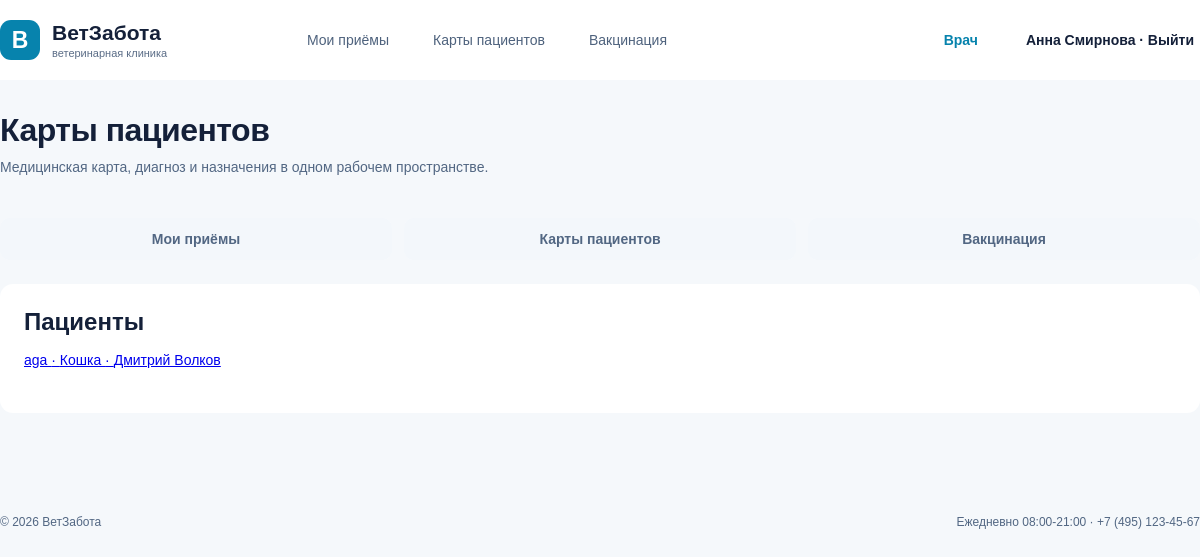
Page /doctor/?tab=patients (signed in) on the committed database.
### vetclinic/models.py (models this page shows, shortened)
class Pet(models.Model):
    owner = models.ForeignKey(Owner, on_delete=models.CASCADE)
    species = models.ForeignKey(Species, on_delete=models.PROTECT)
    name = models.CharField(max_length=80)
    birth_date = models.DateField()
    breed = models.CharField(max_length=100, blank=True)
    sex = models.CharField(max_length=30, blank=True)
    chip = models.CharField(max_length=50, blank=True)
    passport = models.CharField(max_length=50, blank=True)

class Species(models.Model):
    name = models.CharField(max_length=50)
    def __str__(self):
        return self.name

class Owner(models.Model):
    user = models.OneToOneField(User, on_delete=models.CASCADE)
    phone = models.CharField(max_length=30, blank=True)
    reminder_days = models.IntegerField(default=14)
    def __str__(self):
        full_name = self.user.get_full_name()
        if full_name != '':
            return full_name
        else:
            return self.user.username

### vetclinic/views.py (the view, shortened to what this page needs)
# urls.py: path('doctor/', views.doctor_page, name='doctor'),
@login_required
def doctor_page(request, pk=None):
    if user_role(request.user) != 'doctor':
        messages.error(request, 'Доступно только для врача.')
        return redirect('home')
    try:
        doctor = Doctor.objects.get(user=request.user)
    except Exception:
        return redirect('home')
    appointments = []
    for appt in Appointment.objects.all():
        if appt.doctor == doctor and appt.status != 'Отменён':
            appointments.append(appt)
    appointment = None
    if pk is not None:
        try:
            appointment = Appointment.objects.get(id=pk)
        except Exception:
            return redirect('doctor')
    else:
        for appt in appointments:
            if appt.status in ['Ожидает', 'Подтверждён']:
                appointment = appt
                break
        if appointment is None and len(appointments) > 0:
            appointment = appointments[0]
    shots = []
    treatment = None
    context = base_context(request)
    context.update({
        'appt': appointment,
        'appointments': appointments,
        'shots': shots,
        'treatment': treatment,
        'tab': request.GET.get('tab', 'visits'),
        'patients': Pet.objects.all(),
    })
    return render(request, 'doctor.html', context)

### vetclinic/views.py (called while the page is built)
def user_role(user):
    if not user.is_authenticated:
        return 'guest'
    if user.is_superuser:
        return 'admin'
    for doctor in Doctor.objects.all():
        if doctor.user == user:
            return 'doctor'
    return 'owner'

def base_context(request, active=''):
    return {
        'role': user_role(request.user),
        'today': date.today(),
        'active': active,
    }

### vetclinic/templates/doctor.html (shortened to what this page needs)
{% extends 'base.html' %}
{% block content %}
    <h1>
    {% if tab == 'patients' %}
        Карты пациентов
    {% elif tab == 'vaccines' %}
        Вакцинация
    {% else %}
        Приём пациента
    {% endif %}
    </h1>
    <p class="subtitle"> Медицинская карта, диагноз и назначения в одном рабочем пространстве. </p>
    <div class="tabs">
        <a class="tab" href="{% url 'doctor' %}"> Мои приёмы </a>
        <a class="tab" href="{% url 'doctor' %}?tab=patients"> Карты пациентов </a>
        <a class="tab" href="{% url 'doctor' %}?tab=vaccines"> Вакцинация </a>
    </div>
    {% if tab == 'patients' %}
        <section class="card">
            <h2> Пациенты </h2>
            {% for pet in patients %}
                <p> <a href="{% url 'pet_detail' pet.pk %}"> {{ pet.name }} · {{ pet.species }} · {{ pet.owner }} </a> </p>
            {% empty %}
                <p> Пациентов пока нет. </p>
            {% endfor %}
        </section>
    {% endif %}
{% endblock %}

### vetclinic/templates/base.html (shortened to what this page needs)
{% load static %}
<!doctype html>
<html lang="ru">
    <head>
        <link rel="stylesheet" href="{% static 'style.css' %}">
    </head>
    <body>
        <header>
            <div class="bar">
                <a class="brand" href="{% url 'home' %}"> <b> В </b> <span> <strong> ВетЗабота </strong> <small> ветеринарная клиника </small> </span> </a>
                <nav>
                    {% if role == 'owner' %}
                        <a href="{% url 'pets' %}">Питомцы</a>
                        <a href="{% url 'vaccinations' %}">Прививки</a>
                        <a href="{% url 'reminders' %}">Напоминания</a>
                        <a href="{% url 'history' %}">История</a>
                        <a href="{% url 'book' %}">Запись</a>
                    {% elif role == 'doctor' %}
                        <a href="{% url 'doctor' %}">Мои приёмы</a>
                        <a href="{% url 'doctor' %}?tab=patients">Карты пациентов</a>
                        <a href="{% url 'doctor' %}?tab=vaccines">Вакцинация</a>
                    {% elif role == 'admin' %}
                        <a href="{% url 'clinic' %}">Журнал записей</a>
                        <a href="{% url 'clinic' %}?tab=schedule">Расписание</a>
                        <a href="{% url 'clinic' %}?tab=owners">Владельцы</a>
                        <a href="{% url 'clinic' %}?tab=reference">Справочники</a>
                    {% endif %}
                </nav>
                <span class="role">
                {% if role == 'owner' %}
                    Владелец
                {% elif role == 'doctor' %}
                    Врач
                {% elif role == 'admin' %}
                    Администратор
                {% else %}
                    Гость
                {% endif %}
                </span>
                {% if user.is_authenticated %}
                    <form method="post" action="{% url 'logout' %}">
                        {% csrf_token %} <button class="logout" title="Выйти"> {{ user.get_full_name|default:user.username }} · Выйти </button>
                    </form>
                {% else %}
                    <a class="login" href="{% url 'login' %}"> Войти → </a>
                {% endif %}
            </div>
        </header>
        <main>
            {% block content %}
            {% endblock %}
        </main>
        <footer>
            <span> © 2026 ВетЗабота </span>
            <span> Ежедневно 08:00-21:00 · +7 (495) 123-45-67 </span>
        </footer>
    </body>
</html>

### vetclinic/static/style.css (style rules this page uses)
* { box-sizing: border-box }
body { margin: 0; background: #f5f8fb; color: #142039; font: 14px Arial, sans-serif }
header { height: 80px; background: white }
.bar { max-width: 1344px; height: 80px; margin: auto; display: flex; align-items: center; gap: 42px; padding: 0 0 }
.brand { display: flex; align-items: center; gap: 12px; text-decoration: none; color: #142039; min-width: 265px }
.brand b { display: grid; place-items: center; width: 40px; height: 40px; background: #0783ad; color: white; border-radius: 11px; font-size: 23px }
.brand strong { display: block; font-size: 21px }
.brand small { display: block; color: #5b6d87; font-size: 11px; margin-top: 2px }
nav { display: flex; align-self: stretch; align-items: center; gap: 44px; flex: 1 }
nav a, .login, .logout { color: #4e627d; text-decoration: none; border: 0; background: none; font: inherit; white-space: nowrap }
.role { color: #0783ad; font-weight: bold; white-space: nowrap }
.login, .logout { color: #142039; font-weight: bold; cursor: pointer }
main { max-width: 1344px; margin: 0 auto; padding: 32px 0 78px }
h1 { font-size: 32px; margin: 0 0 8px; letter-spacing: -.5px }
h2 { font-size: 24px; margin: 0 0 14px }
p { color: #526783; line-height: 21px; margin: 8px 0 18px }
.subtitle { margin-bottom: 40px }
.card { background: #fff; border-radius: 13px; padding: 24px; margin-bottom: 24px }
.tabs { display: flex; gap: 12px; margin-bottom: 24px }
.tab { display: inline-flex; align-items: center; justify-content: center; background: #f3f7fb; border: 0; border-radius: 10px; color: #526783; font-weight: bold; padding: 13px 20px; text-decoration: none; cursor: pointer }
.tabs .btn, .tabs .tab { flex: 1 }
footer { max-width: 1344px; margin: 0 auto; display: flex; justify-content: space-between; color: #526783; font-size: 12px; padding: 0 0 24px }

### rows in the picture
Pet: name "aga", species "Кошка", owner "Дмитрий Волков"

### other values in the picture
{{ user.get_full_name|default:user.username }} "Анна Смирнова"
